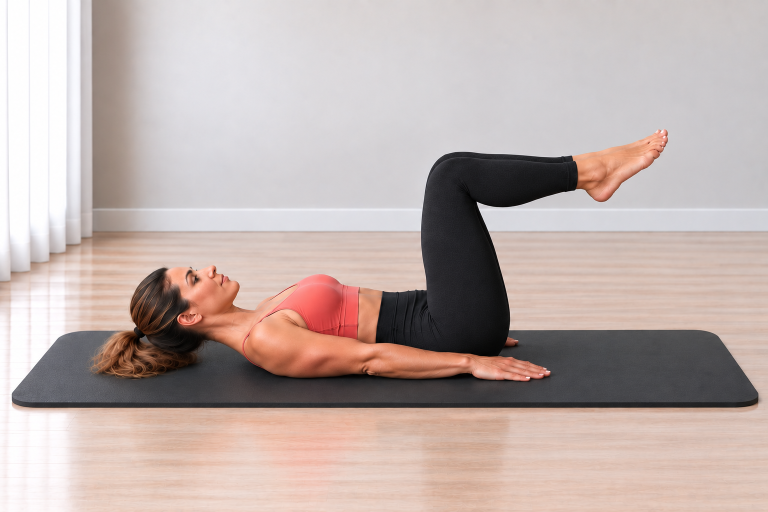
#> input picture Pilates Assets/02_Exercise_Cards/The Hundred/hundred_start.png, 1536 x 1024 px (shown at 1/2 size); the run also reads 1 picture not shown here
$ python build_the_hundred_cards.py
#> lines starting #> are read from the running program, lines starting #| are printed output that depends on the picture; after the words box and inside, x2 and y2 are one past the last pixel; in counts of white or black regions, pixels touching at a corner belong together
# -*- coding: utf-8 -*-
from pathlib import Path
import hashlib

from PIL import Image, ImageDraw, ImageFont, ImageOps


BASE = Path(__file__).resolve().parent
START = BASE / "hundred_start.png"
HERO = BASE / "hundred_hero.png"
GUIDE = BASE / "the_hundred_guide_card_v01.png"
STEP = BASE / "the_hundred_step_by_step_v01.png"

BG = (244, 251, 250)
CARD = (255, 255, 255)
INK = (38, 44, 47)
MUTED = (92, 108, 112)
TEAL = (20, 154, 154)
TEAL_D = (14, 122, 123)
LINE = (210, 232, 230)
SOFT = (231, 247, 246)
WARN = (255, 247, 244)
FONT_DIR = Path(r"C:\Windows\Fonts")


def sha256(path):
    return hashlib.sha256(path.read_bytes()).hexdigest()


def font(name, size):
#> called with name = 'arialbd.ttf', size = 44
    for candidate in (FONT_DIR / name, FONT_DIR / "arial.ttf", FONT_DIR / "segoeui.ttf"):
        if candidate.exists():
            return ImageFont.truetype(str(candidate), size)
    return ImageFont.load_default()


F = {
    "title": font("arialbd.ttf", 44),
    "subtitle": font("arialbd.ttf", 21),
    "h2": font("arialbd.ttf", 25),
    "body": font("arial.ttf", 20),
    "small_b": font("arialbd.ttf", 17),
    "tiny": font("arial.ttf", 14),
    "step_title": font("arialbd.ttf", 38),
    "step_h": font("arialbd.ttf", 22),
    "step_body": font("arial.ttf", 18),
}


def rounded(draw, box, radius=28, fill=CARD, outline=LINE, width=2):
    draw.rounded_rectangle(box, radius=radius, fill=fill, outline=outline, width=width)


def wrap_text(draw, text, selected_font, max_width):
    lines, current = [], ""
    for word in text.split():
        candidate = (current + " " + word).strip()
        if draw.textbbox((0, 0), candidate, font=selected_font)[2] <= max_width or not current:
            current = candidate
        else:
            lines.append(current)
            current = word
    if current:
        lines.append(current)
    return lines


def draw_wrapped(draw, xy, text, selected_font, fill, max_width, line_gap=7):
    x, y = xy
    for line in wrap_text(draw, text, selected_font, max_width):
        draw.text((x, y), line, font=selected_font, fill=fill)
        y += draw.textbbox((0, 0), line, font=selected_font)[3] + line_gap
    return y


def fit_image(path, size, crop=True):
    with Image.open(path) as source:
        source = source.convert("RGB")
        if crop:
            return ImageOps.fit(source, size, method=Image.Resampling.LANCZOS, centering=(0.5, 0.55))
        contained = ImageOps.contain(source, size, Image.Resampling.LANCZOS)
    canvas = Image.new("RGB", size, CARD)
    canvas.paste(contained, ((size[0] - contained.width) // 2, (size[1] - contained.height) // 2))
    return canvas


def paste_round(base, image, box, radius=22):
    x1, y1, x2, y2 = box
    size = (x2 - x1, y2 - y1)
    if image.size != size:
        image = image.resize(size, Image.Resampling.LANCZOS)
    mask = Image.new("L", size, 0)
    ImageDraw.Draw(mask).rounded_rectangle((0, 0, size[0], size[1]), radius=radius, fill=255)
    base.paste(image, (x1, y1), mask)


def center_text(draw, box, text, selected_font, fill):
    x1, y1, x2, y2 = box
    bounds = draw.textbbox((0, 0), text, font=selected_font)
    draw.text(
        (x1 + (x2 - x1 - (bounds[2] - bounds[0])) / 2,
         y1 + (y2 - y1 - (bounds[3] - bounds[1])) / 2 - 2),
        text,
        font=selected_font,
        fill=fill,
    )


def pill(draw, xy, text, selected_font):
    x, y = xy
    bounds = draw.textbbox((0, 0), text, font=selected_font)
    box = (x, y, x + bounds[2] - bounds[0] + 32, y + bounds[3] - bounds[1] + 16)
    draw.rounded_rectangle(box, radius=16, fill=SOFT, outline=LINE, width=1)
    draw.text((x + 16, y + 7), text, font=selected_font, fill=TEAL_D)
    return box[2] + 8


def draw_icon(draw, center, kind, color=TEAL):
    x, y = center
    if kind == "breath":
        draw.arc((x - 8, y - 8, x + 8, y + 8), 25, 320, fill=color, width=3)
        draw.line((x + 7, y - 8, x + 12, y - 8, x + 12, y - 3), fill=color, width=3)
    elif kind == "focus":
        draw.ellipse((x - 8, y - 8, x + 8, y + 8), outline=color, width=3)
        draw.ellipse((x - 3, y - 3, x + 3, y + 3), fill=color)
    elif kind == "repeat":
        draw.arc((x - 9, y - 7, x + 9, y + 7), 200, 20, fill=color, width=3)
        draw.polygon([(x + 8, y - 8), (x + 14, y - 5), (x + 9, y - 1)], fill=color)


def verify_sources():
    for path in (START, HERO):
        if not path.exists():
            raise FileNotFoundError(path)
        with Image.open(path) as image:
#> image is the input picture: PIL image 1536x1024 RGB; mean R, G, B 190.5, 175, 170.9
            if image.mode != "RGB" or image.format != "PNG":
                raise RuntimeError(f"Unexpected source properties for {path.name}: {image.size} {image.mode}")
#> pass 2 of the loop in verify_sources, `for path in (START, HERO):`:
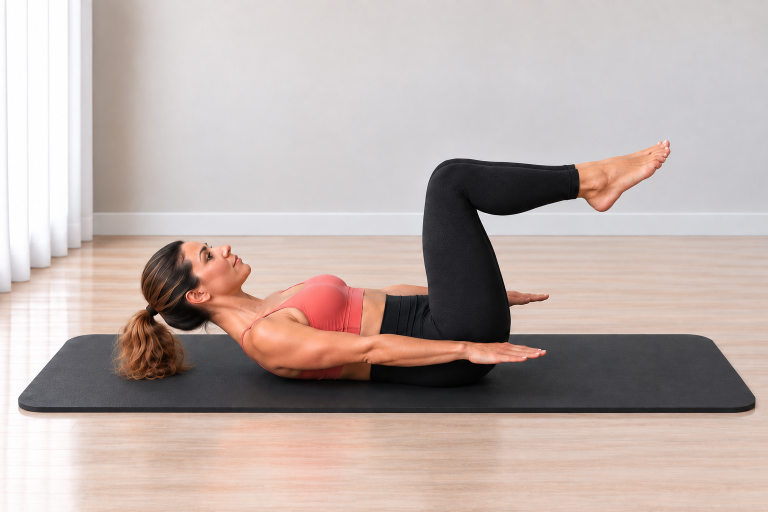
#> input picture Pilates Assets/02_Exercise_Cards/The Hundred/hundred_hero.png, 1536 x 1024 px (shown at 1/2 size)
#> in verify_sources, image is the input picture: PIL image 1536x1024 RGB; mean R, G, B 189, 174.5, 169.8


def build_guide():
    image = Image.new("RGB", (780, 1688), BG)
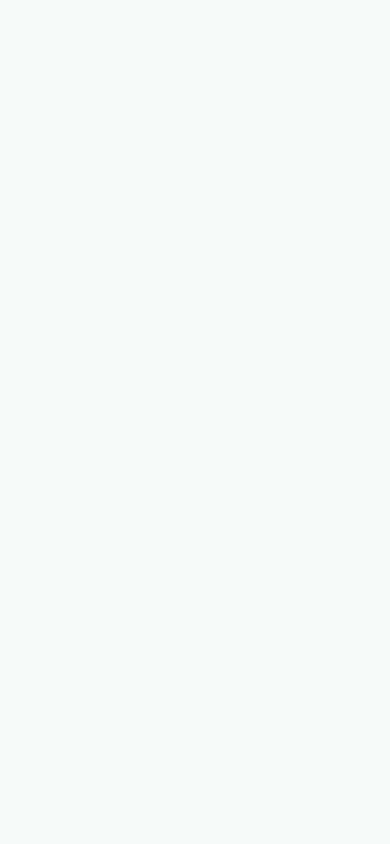
#> image: PIL image 780x1688 RGB (shown at 1/2 size); mean R, G, B 244, 251, 250
    draw = ImageDraw.Draw(image)

    rounded(draw, (34, 34, 746, 146))
    draw.text((62, 48), "THE HUNDRED", font=F["title"], fill=INK)
    draw.text((62, 98), "Posílení středu těla s dechem", font=F["subtitle"], fill=TEAL_D)
    x = pill(draw, (62, 154), "Střed těla", F["small_b"])
#> x = 146
    x = pill(draw, (x, 154), "Bez pomůcky", F["small_b"])
#> x = 248
    pill(draw, (x, 154), "Časový cvik", F["small_b"])

    rounded(draw, (34, 206, 746, 670))
    paste_round(image, fit_image(HERO, (680, 402), crop=True), (50, 232, 730, 634), 22)
#> in paste_round, `x1, y1, x2, y2 = box`: x1 = 50; y1 = 232; x2 = 730; y2 = 634
#> in paste_round, `size = (x2 - x1, y2 - y1)`: size = (680, 402)
#> in paste_round, `mask = Image.new("L", size, 0)`: mask: PIL image 680x402 L; every value is 0
#> in paste_round, `ImageDraw.Draw(mask).rounded_rectangle((0, 0, size[0], size[1]), radiu..`:
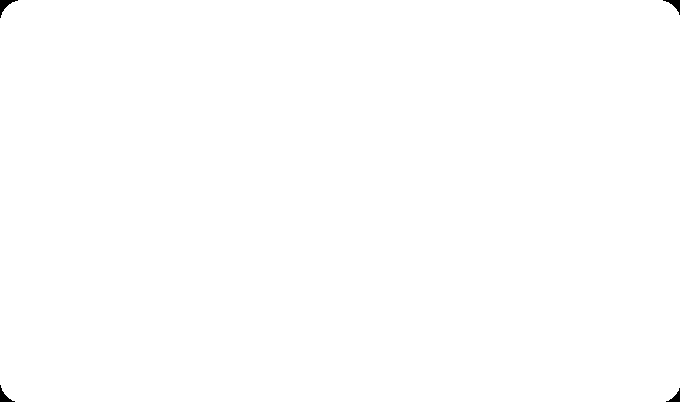
#> mask: PIL image 680x402 L; 99.9% white; 4 black regions, box (x1, y1, x2, y2) and area: (0, 0, 18, 18) 111, (663, 0, 680, 15) 93, (0, 385, 15, 402) 93, (666, 388, 680, 402) 76

    mini_y, mini_w, mini_h = 698, 218, 146
    xs = [34, 274, 514]
    labels = [
        ("START", "Nohy v 90/90", START),
        ("HERO", "Zvedni lopatky", HERO),
        ("START", "Kontrolovaný návrat", START),
    ]
    for index, (x0, (label, caption, source)) in enumerate(zip(xs, labels), 1):
        rounded(draw, (x0, mini_y, x0 + mini_w, mini_y + mini_h + 74), 22)
        paste_round(image, fit_image(source, (mini_w - 22, mini_h), crop=True),
                    (x0 + 11, mini_y + 10, x0 + mini_w - 11, mini_y + 10 + mini_h), 16)
#> call 2 of fit_image, with size = (196, 146), crop = True
#> in fit_image (call 2), `return ImageOps.fit(source, size, method=Image.Resampling.LANCZOS, cen..`:
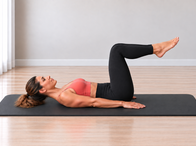
#> returned value: PIL image 196x146 RGB; mean R, G, B 186.9, 170.6, 166.2
#> call 2 of paste_round, with box = (45, 708, 241, 854), radius = 16
#> in paste_round (call 2), `x1, y1, x2, y2 = box`: x1 = 45; y1 = 708; x2 = 241; y2 = 854
#> in paste_round (call 2), `size = (x2 - x1, y2 - y1)`: size = (196, 146)
#> in paste_round (call 2), `mask = Image.new("L", size, 0)`: mask: PIL image 196x146 L; every value is 0
#> in paste_round (call 2), `ImageDraw.Draw(mask).rounded_rectangle((0, 0, size[0], size[1]), radiu..`:
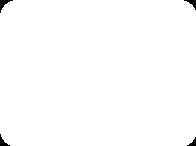
#> mask: PIL image 196x146 L; 99.3% white; 4 black regions, box (x1, y1, x2, y2) and area: (0, 0, 13, 13) 61, (184, 0, 196, 10) 48, (0, 134, 10, 146) 48, (187, 137, 196, 146) 36
        draw.ellipse((x0 + 15, mini_y + 15, x0 + 43, mini_y + 43), fill=TEAL)
        center_text(draw, (x0 + 15, mini_y + 15, x0 + 43, mini_y + 43), str(index), F["tiny"], CARD)
        center_text(draw, (x0 + 5, mini_y + mini_h + 14, x0 + mini_w - 5, mini_y + mini_h + 40), label, F["small_b"], INK)
        center_text(draw, (x0 + 8, mini_y + mini_h + 38, x0 + mini_w - 8, mini_y + mini_h + 60), caption, F["tiny"], MUTED)
#> pass 2 of the loop in build_guide, `for index, (x0, (label, caption, source)) in enumerate(zip(xs, labels)..`:

    info_y, box_w, box_h = 942, 218, 174
    info = [
        ("Dech", ["Dýchej plynule.", "Nezadržuj dech."], "breath"),
        ("Zaměř se", ["Střed těla pevný.", "Krk bez tlaku."], "focus"),
        ("Opakování", ["Lehká/Střední 20-25 s", "Náročná 35 s"], "repeat"),
    ]
    for x0, (title, lines, icon) in zip(xs, info):
        rounded(draw, (x0, info_y, x0 + box_w, info_y + box_h), 22, fill=CARD, outline=(222, 238, 236), width=1)
        draw_icon(draw, (x0 + 28, info_y + 31), icon)
        draw.text((x0 + 48, info_y + 19), title, font=F["small_b"], fill=INK)
        y = info_y + 58
        for line in lines:
            draw_wrapped(draw, (x0 + 18, y), line, F["tiny"], MUTED, box_w - 36, 4)
            y += 34

    rounded(draw, (34, 1152, 746, 1436))
    draw.text((62, 1184), "Krátký průběh", font=F["h2"], fill=INK)
    guide_lines = [
        "1. Lehni si na záda a zvedni nohy do 90/90.",
        "2. Lehce zpevni břicho a prodluž krk.",
        "3. Zvedni hlavu a lopatky do pracovní pozice.",
        "4. Pažemi prováděj malé kontrolované pulzy.",
    ]
    y = 1230
    for line in guide_lines:
        y = draw_wrapped(draw, (62, y), line, F["body"], MUTED, 650, 5) + 5
#> this loop made 4 passes
#> y on passes 1 to 4: 1252, 1274, 1296, 1318
#> after the loop, y = 1318

    rounded(draw, (34, 1466, 746, 1648), 28, fill=WARN, outline=(242, 220, 216), width=1)
    draw.text((62, 1498), "Na co si dát pozor", font=F["h2"], fill=INK)
    draw_wrapped(
        draw,
        (62, 1544),
        "Netlač bradu k hrudníku, nezvedej ramena k uším a drž bedra stabilní. Paže kmitají jen v malém rozsahu.",
        F["body"],
        MUTED,
        650,
        7,
    )

    image.save(GUIDE, "PNG")


def build_step():
    image = Image.new("RGB", (780, 2280), BG)
#> image: PIL image 780x2280 RGB
    draw = ImageDraw.Draw(image)

    rounded(draw, (34, 34, 746, 136))
    draw.text((62, 48), "Krok za krokem", font=F["step_title"], fill=INK)
    draw.text((62, 94), "The Hundred", font=F["small_b"], fill=TEAL_D)

    steps = [
        ("START", START, "Lehni si na záda. Nohy zvedni do 90/90, paže nech dlouhé podél těla a krk drž uvolněný."),
        ("PRACOVNÍ POZICE", HERO, "Zpevni střed těla a zvedni hlavu s lopatkami. Paže drž nízko nad podložkou."),
        ("MALÉ PULZY", HERO, "V pracovní pozici prováděj malé kontrolované pulzy natažených paží. Dýchej plynule a nezadržuj dech."),
        ("NÁVRAT", START, "Po dokončení polož hlavu a lopatky zpět. Nohy vrať kontrolovaně bez prohnutí v bedrech."),
    ]

    y = 174
    for index, (title, source, text) in enumerate(steps, 1):
        rounded(draw, (34, y, 746, y + 418))
        paste_round(image, fit_image(source, (680, 300), crop=True), (50, y + 24, 730, y + 324), 22)
#> in fit_image (call 5), `return ImageOps.fit(source, size, method=Image.Resampling.LANCZOS, cen..`:
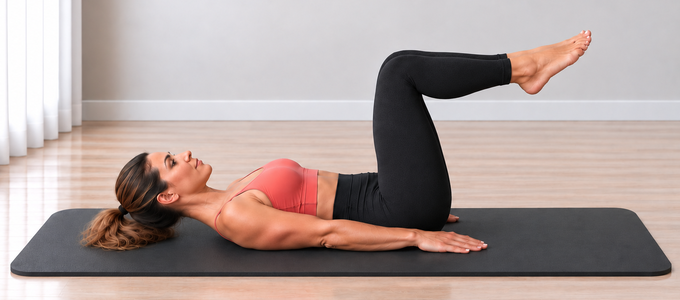
#> returned value: PIL image 680x300 RGB; mean R, G, B 175, 158.9, 155
#> in paste_round (call 5), `x1, y1, x2, y2 = box`: x1 = 50; y1 = 198; x2 = 730; y2 = 498
#> in paste_round (call 5), `size = (x2 - x1, y2 - y1)`: size = (680, 300)
#> in paste_round (call 5), `mask = Image.new("L", size, 0)`: mask: PIL image 680x300 L; every value is 0
#> in paste_round (call 5), `ImageDraw.Draw(mask).rounded_rectangle((0, 0, size[0], size[1]), radiu..`: mask: PIL image 680x300 L; 99.8% white; 4 black regions, box (x1, y1, x2, y2) and area: (0, 0, 18, 18) 111, (663, 0, 680, 15) 93, (0, 283, 15, 300) 93, (666, 286, 680, 300) 76
#> in paste_round (call 5), `base.paste(image, (x1, y1), mask)`:
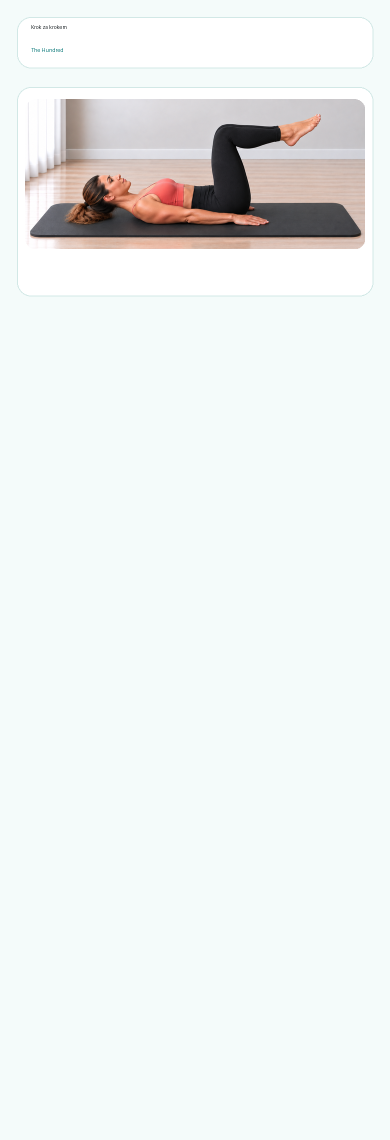
#> base: PIL image 780x2280 RGB (shown at 1/2 size); mean R, G, B 236.9, 240.7, 239.4
        draw.ellipse((62, y + 38, 104, y + 80), fill=TEAL)
        center_text(draw, (62, y + 38, 104, y + 80), str(index), F["small_b"], CARD)
        draw.text((62, y + 340), title, font=F["step_h"], fill=INK)
        draw_wrapped(draw, (62, y + 372), text, F["step_body"], MUTED, 650, 5)
        y += 418
        if index < len(steps):
            center_text(draw, (0, y + 13, 780, y + 55), "↓", font("arialbd.ttf", 32), TEAL_D)
            y += 76
#> pass 2 of the loop in build_step, `for index, (title, source, text) in enumerate(steps, 1):`:
#> in fit_image (call 6), `return ImageOps.fit(source, size, method=Image.Resampling.LANCZOS, cen..`:
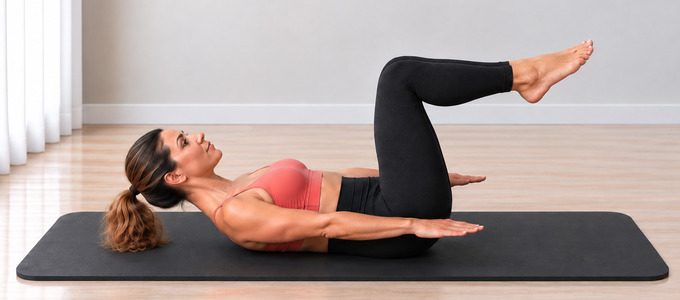
#> returned value: PIL image 680x300 RGB; mean R, G, B 173, 158, 153.8
#> y1 = 692; y2 = 992
#> in paste_round (call 6), `base.paste(image, (x1, y1), mask)`:
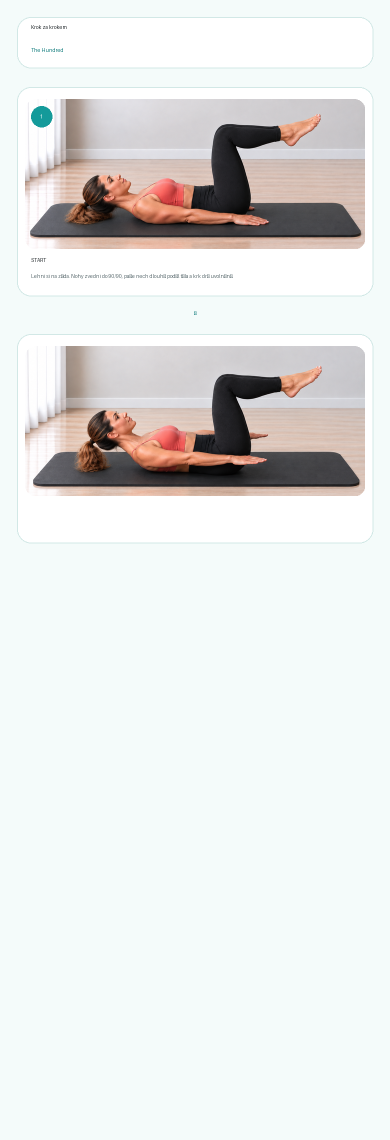
#> base: PIL image 780x2280 RGB (shown at 1/2 size); mean R, G, B 228.9, 230, 228.5

    rounded(draw, (34, 2114, 746, 2240), 28, fill=CARD, outline=LINE, width=1)
    draw.text((62, 2142), "Dech", font=F["h2"], fill=INK)
    draw_wrapped(
        draw,
        (62, 2186),
        "Dýchej plynule po celou dobu. Udrž střed těla aktivní a nepřetěžuj krk.",
        F["body"],
        MUTED,
        650,
        7,
    )

    image.save(STEP, "PNG")
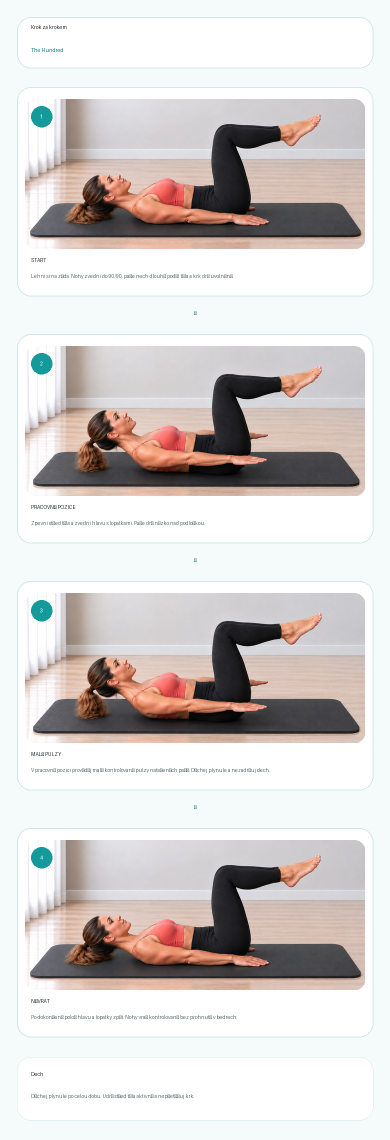
#> saved as the_hundred_step_by_step_v01.png: PIL image 780x2280 RGB (shown at 1/2 size); mean R, G, B 213.4, 208.7, 206.6


if __name__ == "__main__":
    verify_sources()
    build_guide()
    build_step()
    for path in (START, HERO, GUIDE, STEP):
        with Image.open(path) as image:
            print(path.name, image.size, image.mode, sha256(path))
#| hundred_start.png (1536, 1024) RGB 468f3bd03acf7d631e7f8aa2ad2427618afa86ebdc34de1d3d69b944c25145f5
#> pass 2 of the loop `for path in (START, HERO, GUIDE, STEP):`:
#| hundred_hero.png (1536, 1024) RGB fe182bef7951cfb4737814f2697cb6c9bb86bd2c5d870d6e713b79d13e505de4
